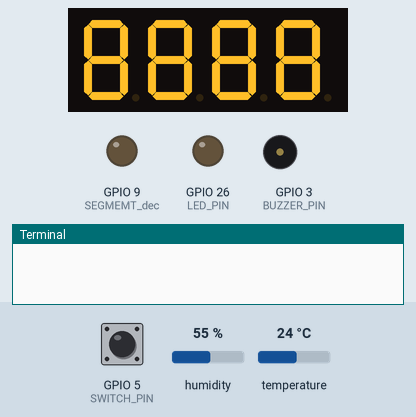
The program below on a simulated Raspberry Pi (BCM pin numbers). On the bench: 4-digit seven-segment display, output pins drawn as LEDs (lit = HIGH), buzzer (waves = sounding, pin HIGH), the last lines printed to the terminal. The inputs (shaded band) are chosen by the test bench; at power-on: GPIO 5 (SWITCH_PIN) LOW, humidity 55 %, temperature 24 °C. The segment pins are drawn as the display they are named for; threads take turns every 2 ms; pins used as bus, display or sensor lines are not drawn.

Above: at 1.2 s.
1.3 s: GPIO 5 (SWITCH_PIN) pulled HIGH for 0.15 s
At 1.44 s:
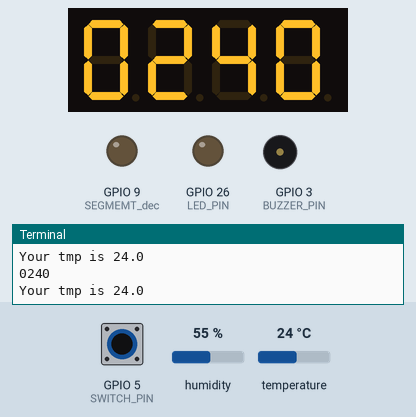
At 2.3 s:
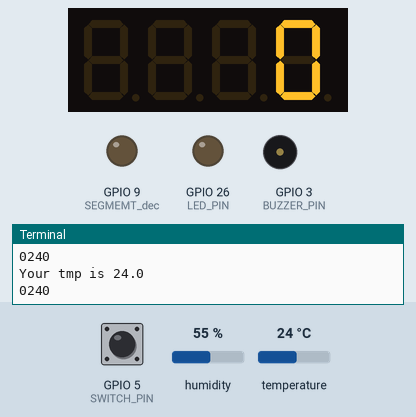
Timing chart, 0 to 4.3 s (numbered marks = the images above; inputs shaded):
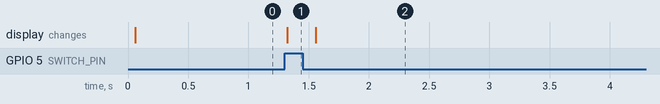

The program:

project.py
```python
import RPi.GPIO as GPIO
import Adafruit_DHT
import time
import threading # importing modules

sensor = Adafruit_DHT.DHT11
SEGMEMT_dec = 9
              # A B C D E F G
SEGMENT_PINS = [19,15,12,10,11,8,18]
DIGIT_PINS = [20,17,16,14]
LED_PIN = 26
SWITCH_PIN = 5
BUZZER_PIN = 3
SENSOR_PIN = 27            # setting pins
GPIO.setmode(GPIO.BCM)     # set GPIO mode

GPIO.setup(SEGMEMT_dec, GPIO.OUT)
GPIO.setup(LED_PIN, GPIO.OUT)
GPIO.setup(BUZZER_PIN, GPIO.OUT)
GPIO.setup(SWITCH_PIN, GPIO.IN, pull_up_down= GPIO.PUD_DOWN)
for segment in SEGMENT_PINS:
    GPIO.setup(segment,GPIO.OUT)
    GPIO.output(segment, GPIO.LOW)
pwm = GPIO.PWM(BUZZER_PIN, 262)      # setting up GPIO

#자릿수 제어 Pin : HIGH->OFF, LOW->ON
for digit in DIGIT_PINS:
    GPIO.setup(digit, GPIO.OUT)
    GPIO.output(digit, GPIO.HIGH)
data = [[1, 1, 1, 1, 1, 1, 0],  # 0
        [0, 1, 1, 0, 0, 0, 0],  # 1
        [1, 1, 0, 1, 1, 0, 1],  # 2
        [1, 1, 1, 1, 0, 0, 1],  # 3
        [0, 1, 1, 0, 0, 1, 1],  # 4
        [1, 0, 1, 1, 0, 1, 1],  # 5
        [1, 0, 1, 1, 1, 1, 1],  # 6
        [1, 1, 1, 0, 0, 0, 0],  # 7
        [1, 1, 1, 1, 1, 1, 1],  # 8
        [1, 1, 1, 0, 0, 1, 1]]  # 9

def temp(digit, number):  #temperature를 받아 가공

    # 자리수에 해당하는 핀만 LOW로 설정
    for i in range(4): # 0~3
        if i + 1 == digit:
            GPIO.output(DIGIT_PINS[i], GPIO.LOW)
        else:
            GPIO.output(DIGIT_PINS[i], GPIO.HIGH)
    # 숫자 출력
    for i in range(7): #0~6
        GPIO.output(SEGMENT_PINS[i], data[number][i])
    time.sleep(0.001) # 0.1->0.01->0.001


class display(threading.Thread):    # display thread
    def __init__(self, name):
        super().__init__()
        self.name = name            # thread 이름 지정

    def run(self):                  # thread main
    # 숫자 출력
        while True:

            global exc
            exc = GPIO.input(SWITCH_PIN) # Switch를 누르면 실행

            if(exc == 1):

                temp(1, tem // 1000)
                temp(2, (tem % 1000) // 100)
                temp(3, ( tem % 100) // 10)
                temp(4, (tem % 10))

class measure(threading.Thread):    # measure thread
    def __init__(self, name):
        super().__init__()
        self.name = name            # thread 이름 지정

    def run(self):
        global tem
        global ten
        tem = 0
        ten = 0
        while True:

            humidity, temperature = Adafruit_DHT.read_retry(sensor, SENSOR_PIN) #온도 가져오기

            if humidity is not None and temperature is not None:
                tem = (int)(temperature * 10)
                ten = temperature

class alert(threading.Thread):      # alert thread
    def __init__(self, name):
        super().__init__()
        self.name = name            # thread 이름 지정

    def run(self):
        while True:
            exc = GPIO.input(SWITCH_PIN)
            if (exc == 1):
                d = tem // 1000
                c = (tem % 1000) // 100
                b = ( tem % 100) // 10
                a = (tem % 10)
                if (ten >= 30): # 원래 37.5도로 설정하려 했으나, 37.5도까지 온도가 올라가지 않는 사유로 30도로 설정
                    print("Danger! your tmp is "+ str(ten))         # 위험 온도 케이스
                    pwm.start(10) # duty cycle
                    GPIO.output(LED_PIN, GPIO.HIGH)

                    time.sleep(1)
                    pwm.stop()
                    GPIO.output(LED_PIN, GPIO.LOW)
                else:
                    print("Your tmp is " + str(ten))                # 정상 온도 케이스
                    print(str(d) + str(c) + str(b) + str(a))            # pi에서의 확인용 print

try:
    t1 = measure("ms")
    t1.daemon = True
    t1.start()

    t2 = display("dp")
    t2.daemon = True
    t2.start()

    t3 = alert("al")
    t3.daemon = True
    t3.start()

    t1.join()
    t2.join()
    t3.join()

finally:
    GPIO.cleanup()
```

Measured:
- after the input at 1.3 s, the display: changes at once (image 1)
